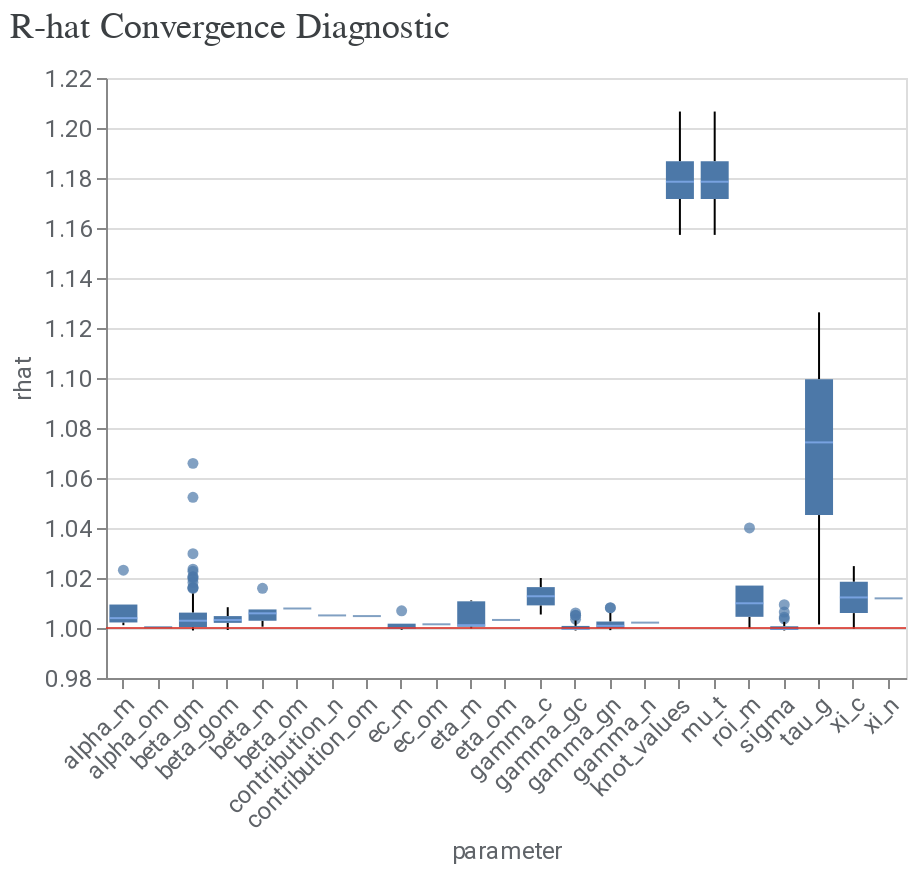

Notebook source saved alongside this figure:
### Markdown cell above
After the model is built, you must assess convergence, debug the model if needed, and then assess the model fit.

1\. Assess convergence. Run the following code to generate r-hat statistics. R-hat close to 1.0 indicate convergence. R-hat < 1.2 indicates approximate convergence and is a reasonable threshold for many problems.

### Code cell
model_diagnostics = visualizer.ModelDiagnostics(mmm)
model_diagnostics.plot_rhat_boxplot()

### Figure 1 — Vega-Lite specification as saved in the notebook (floating-point values rounded to 4 significant figures; data arrays with more than 128 entries replaced by an {"elided": "..."} marker saying what was removed)
{"config": {"view": {"continuousWidth": 300, "continuousHeight": 300}, "axis": {"labelColor": "#5F6368", "labelFont": "Roboto", "labelFontSize": 12, "titleColor": "#5F6368", "titleFont": "Roboto", "titleFontSize": 12, "titleFontWeight": "normal"}}, "layer": [{"data": {"name": "data-1a96c106a1eab3d4b6e6e91d1913eb36"}, "mark": {"type": "boxplot", "median": {"color": "#8AB4F8"}, "outliers": {"filled": true}}, "encoding": {"x": {"axis": {"labelAngle": -45}, "field": "parameter", "type": "nominal"}, "y": {"field": "rhat", "scale": {"zero": false}, "type": "quantitative"}}}, {"data": {"name": "empty"}, "mark": {"type": "rule", "color": "#D93025", "opacity": 0.8}, "encoding": {"y": {"datum": 1}}}], "title": {"text": "R-hat Convergence Diagnostic", "anchor": "start", "color": "#3C4043", "font": "Google Sans Display", "fontSize": 18, "fontWeight": "normal", "offset": 10}, "width": 400, "$schema": "https://vega.github.io/schema/vega-lite/v5.20.1.json", "datasets": {"data-1a96c106a1eab3d4b6e6e91d1913eb36": {"elided": "788 records"}, "empty": [{}]}}
